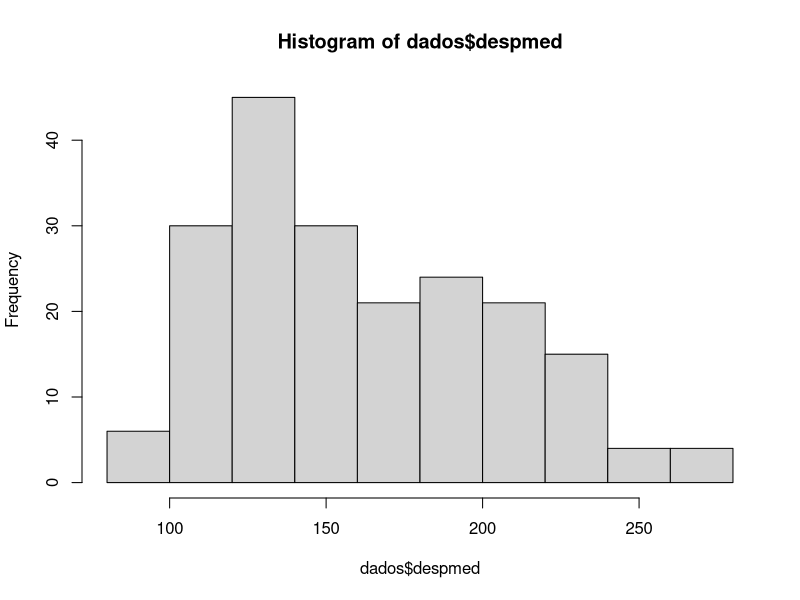
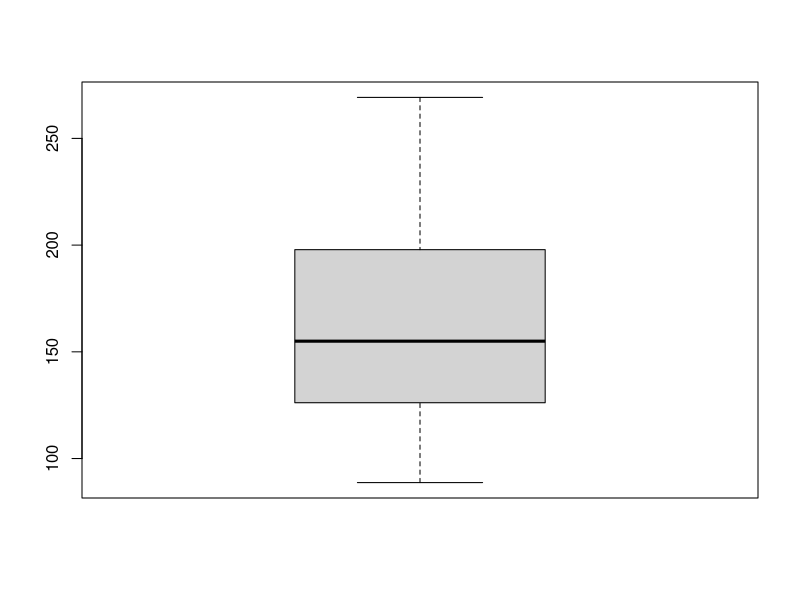
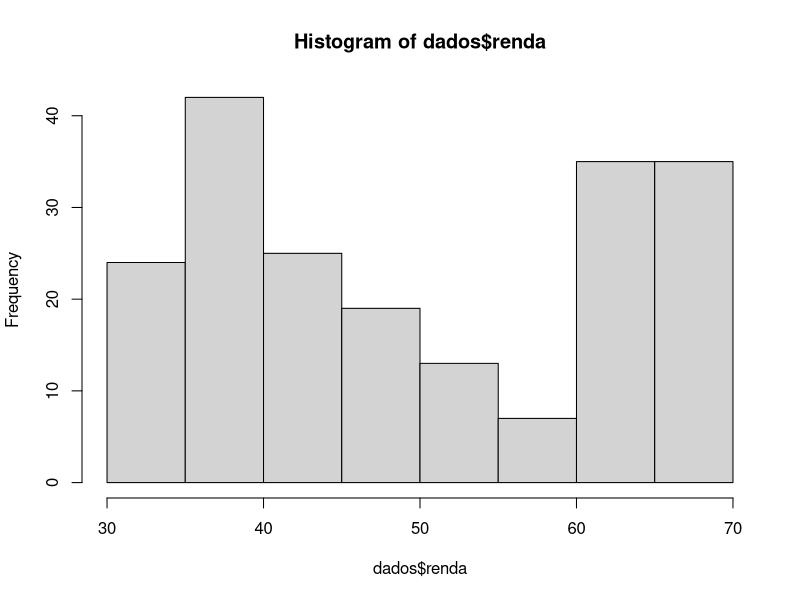
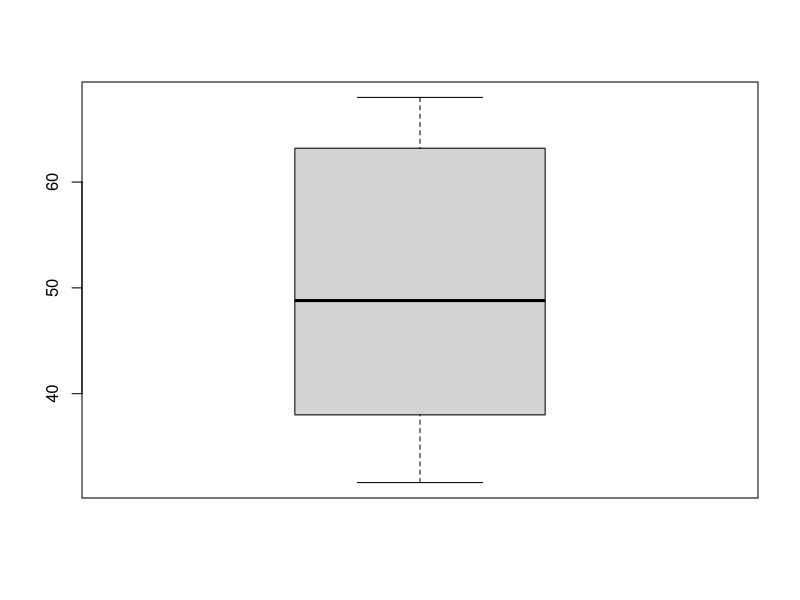
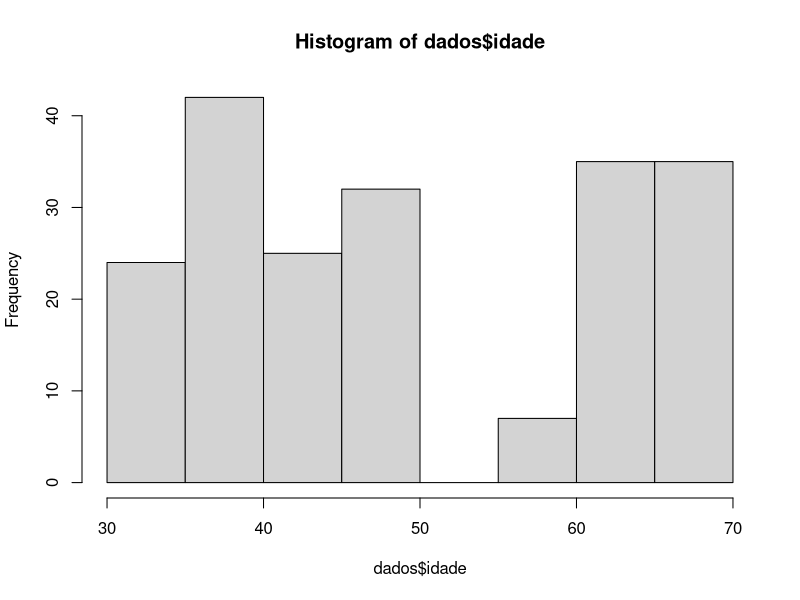
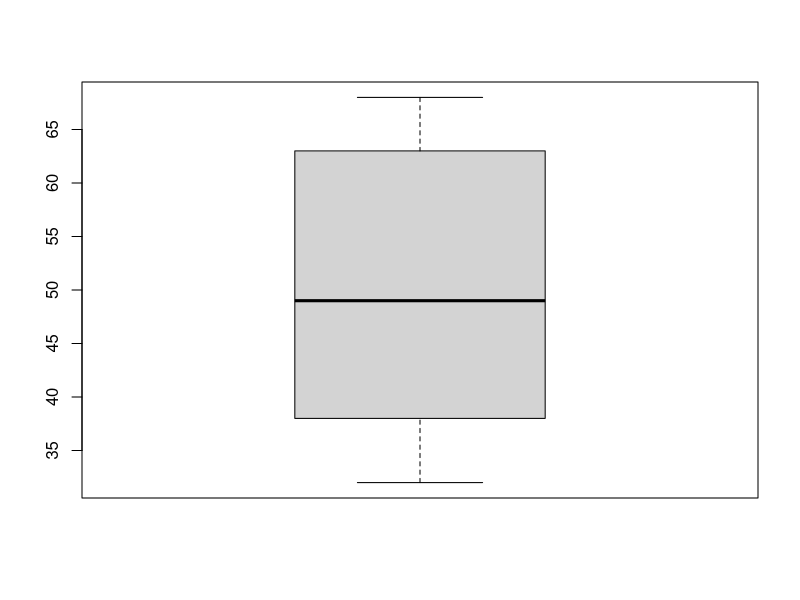
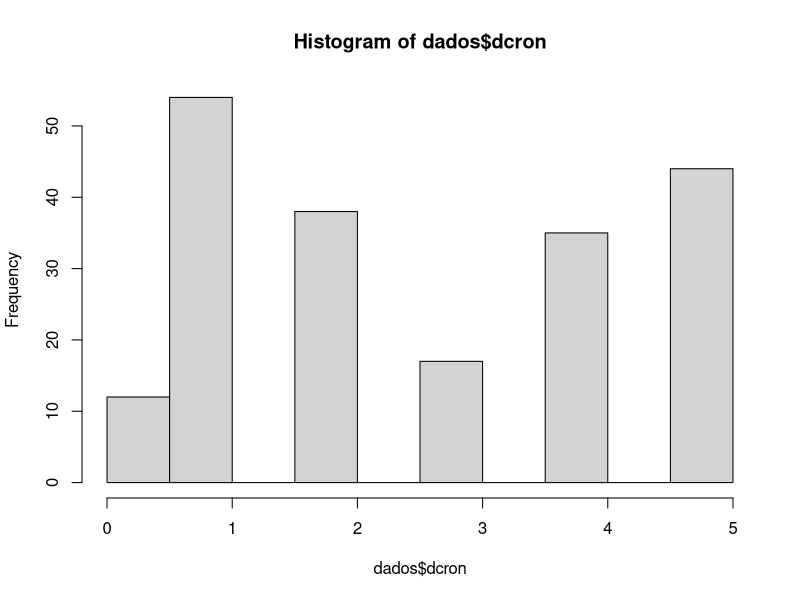
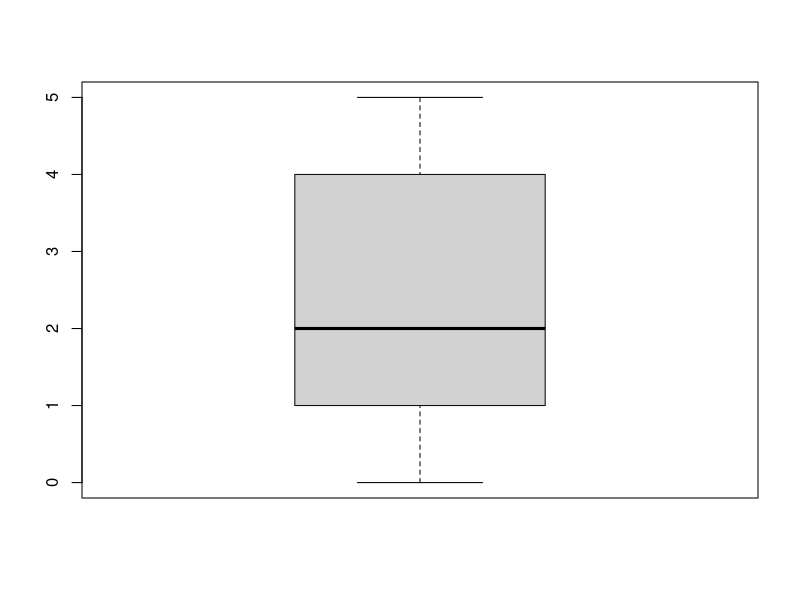

Write R code to recreate these figures, in order.
#################################################################
## TRABALHO FINAL
## Disciplina Regressao Linear I
## Especializacao em Estatistica - UFMG
## Prof. Guilherme Lopes de Oliveira
## Alunos Gustavo, Renato
#################################################################


#--
#Limpando a memoria do R (aconselhavel):
rm(list=ls(all=TRUE))


#--
# Ler conjunto de dados:
dados <- read.csv("planosaude.csv", header=T, dec=".", sep=",")
str(dados)   #Examina a estrutura do data frame "dados"
names(dados)

var= c("despmed","renda","idade","dcron","plano")

#--
#Analise descritiva (individual para cada variavel):
#despmed
summary(dados$despmed)
sd(dados$despmed)
hist(dados$despmed)
boxplot(dados$despmed)

#renda
summary(dados$renda)
sd(dados$renda)
hist(dados$renda)
boxplot(dados$renda)

#idade
summary(dados$idade)
sd(dados$idade)
hist(dados$idade)
boxplot(dados$idade)

#dcron
summary(dados$dcron)
sd(dados$dcron)
hist(dados$dcron)
boxplot(dados$dcron)

#plano (variavel categorica)
summary(dados$plano)
table(dados$plano) #tabela de frequencia
boxplot(dados$despmed ~ dados$plano) #relacionado com outra variável, pois é categórica


#--
#Analise do relacionamento entre as variaveis:
#renda
with(dados, plot(renda, despmed, pch=16, col="blue"))
with(dados, cor(idade, despmed, method="pearson"))

#idade
plot(dados$idade, dados$despmed, pch=16, col="blue")
cor(dados$idade, dados$despmed, method="pearson")

#dcron
with(dados, plot(dcron, despmed, pch=16, col="blue"))
with(dados, cor(dcron, despmed, method="pearson"))

#dcron&&idade
with(dados, plot(idade, dcron, pch=16, col="blue"))
cor(dados$idade, dados$despmed, method="pearson")

#plano
boxplot(dados$despmed ~ dados$plano) #Box-plot

if(!require(ggplot2)){ install.packages("ggplot2")}; require(ggplot2)
ggplot(dados, aes(x = renda, y = despmed, color = plano)) +    #Plota grafico
  geom_point(size=2, shape=16) +                           #Muda padr�o dos pontos  
  scale_color_manual(values=c("violetred", "royalblue", "red")) +  #Muda cores
  geom_smooth(method = "lm", se=FALSE)                     #Coloca linhas 


#--
#Ajuste do modelo de regressao linear múltipla (MRLM):
str(dados)
dados$plano <- factor(dados$plano, labels=c("bronze", "ouro", "esmeralda"))
modelo <- lm(despmed ~ renda + idade + dcron + idade:dcron + factor(plano), data = dados)
modelo            #Equa��o do modelo ajustado
summary(modelo)   #Mostra testes t e outros resumos do ajuste
anova(modelo)     #Tabela ANOVA
confint(modelo, level=0.95)  #Intervalos de Confianca para coeficientes




